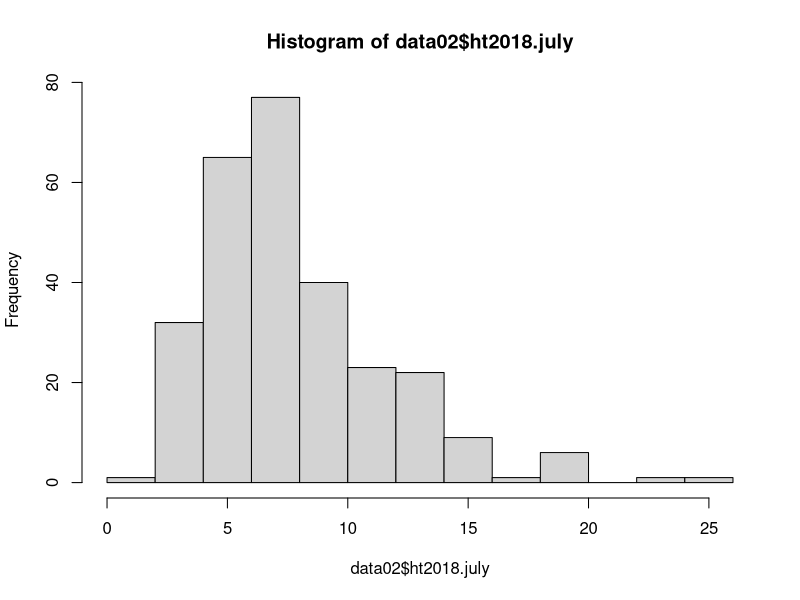

Write R code to recreate this figure.
## ---- chunk 1
knitr::opts_chunk$set(echo = TRUE)
## ---- chunk 2

library(tidyverse)
library(skimr)        ## install.packages("skimr")
library(readxl)

#  dplyr is part of tidyverse -- library(dplyr)

#
#in console
#   str(df)
#   print(df, n=10)
#   
#   to make a df into tibble use x1 <- as_tibble(original_df)  
#   
#   dim(df) will show dimensions of the df
#   


## ---- chunk 3

raw_data_01 <- read_excel("avid_boot_redpine_cleaned.2018-2021.xlsx", 
    sheet = "r_ready", col_types = c("text", 
        "text", "text", "text", "text", "text", 
        "numeric", "numeric", "numeric", 
        "numeric", "text", "numeric", "numeric", 
        "numeric", "numeric", "numeric"), skip = 3)

data02 <- raw_data_01 %>% 
  mutate_at(
    vars(harvest, inside_slash, inside_fence, plot, species, quad, tag),
    factor) %>% 
    rename(ht2020 = ht2020.April2021) %>% 
    mutate(inside_fence = recode(inside_fence, "YES" = "yes")) %>%  #old = new
    mutate(
      sub_cov_pct = sub_cov_pct * 100,
      canopy_cov_pct = canopy_cov_pct * 100
    ) %>% 
  select(!c(gps,quad)) %>% 
  filter(issue <1) %>% #removes tagged species with missing or dead data
  
  #filter(ht2018.july < 16.5) %>%  #removes potential stump sprouts
  #   used threshold 16.5" which was 75% percentile of Mike's gasline data
  #   creates file avid_tidy_short, "tidy_avid_short_2018-2020_boot_redpine.csv
  
  mutate(issue = NULL)

# 5/10/2021 decided to use all the data, not the "short" data.
# Pattern of hts similar to Mike's gas line data and the changes to statistical
# inference didn't warrant the confusion of explaining the logic and process.
# 
# In readme file, discussed the omission of red pine AVID data due to its
# instability for normal and heteroscadasticity.


summary(data02$ht2018.july)
hist(data02$ht2018.july)
## ---- chunk 4

#create df with heights for only one year
#use bind_rows(df1, df2) to reaggregate

data2018 <- data02 %>% 
  select(!c(ht2019.july, ht2020)) %>% 
  rename(ht = ht2018.july) %>% 
  mutate(
    year = 2018
  ) %>% 
  drop_na(ht) %>% 
  mutate(ht2018.july = NULL) #this removes variable, but is not needed, the variable name was changed

data2019 <- data02 %>% 
  select(!c(ht2018.july, ht2020)) %>% 
  rename(ht = ht2019.july) %>% 
  mutate(
    year = 2019
  ) %>% 
  drop_na(ht) 

data2020 <- data02 %>% 
  select(!c(ht2018.july, ht2019.july)) %>% 
  rename(ht = ht2020) %>% 
  drop_na(ht) %>% 
  mutate(
    year = 2020
  )


avid_tidy <- 
  bind_rows(data2018, data2019, data2020) %>% 
  mutate_at(
    vars(year), factor)

write_csv(avid_tidy, "tidy_avid_2018-2020_boot_redpine.csv")
  

## ---- chunk 5
avid_tidy_plot_count <- avid_tidy %>% 
  filter(year == 2018) %>% 
  group_by(harvest, inside_slash, plot, species) %>% 
  summarize(
    n = n()
  ) %>% 
  arrange(harvest, inside_slash, species)

write_csv(avid_tidy_plot_count, "tidy_avid_2018_boot_pine_sample_sizes.csv")

x1 <- avid_tidy_plot_count %>% 
  group_by(harvest, inside_slash, species) %>% 
  summarize(
    sum = sum(n)
  )
